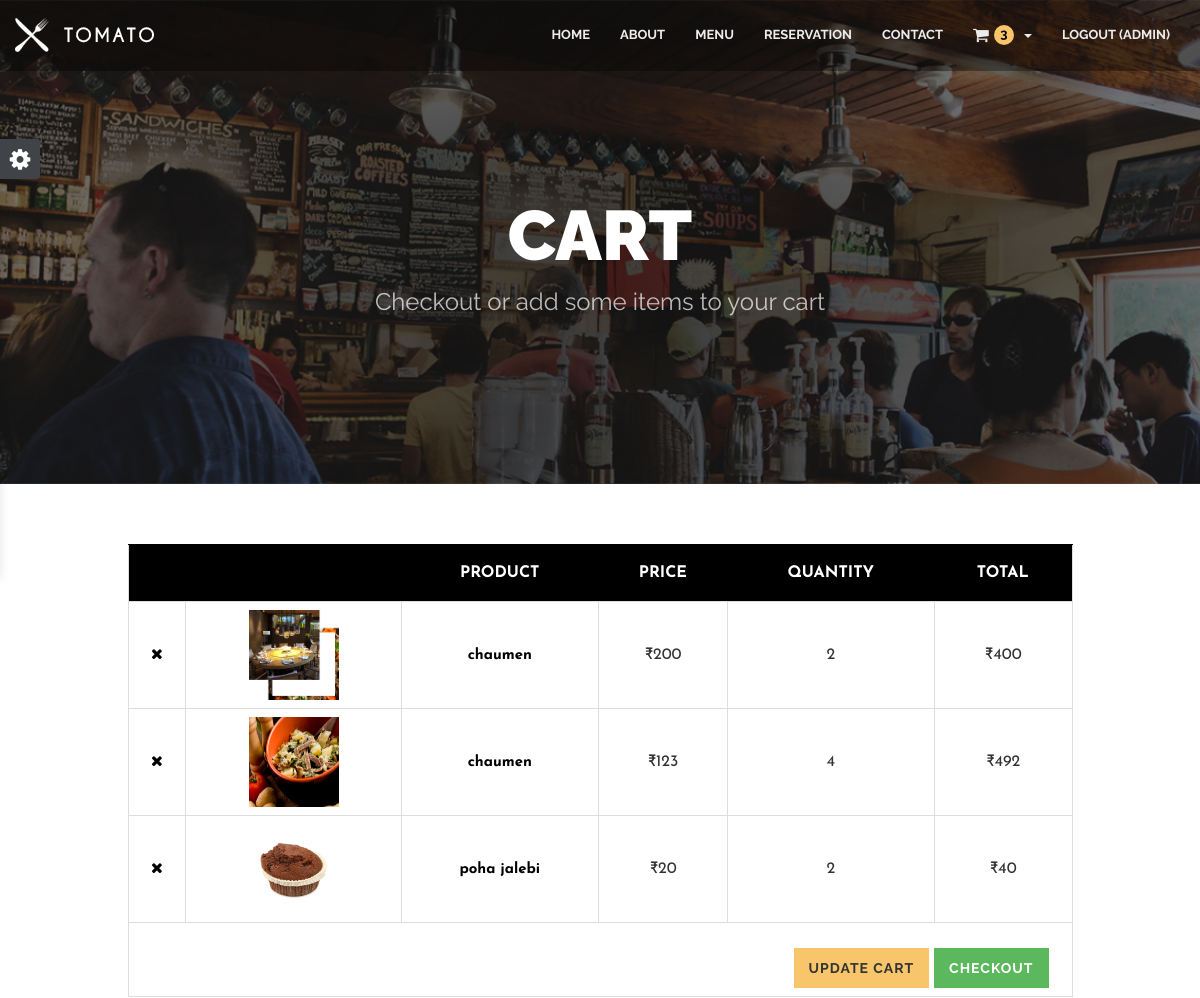
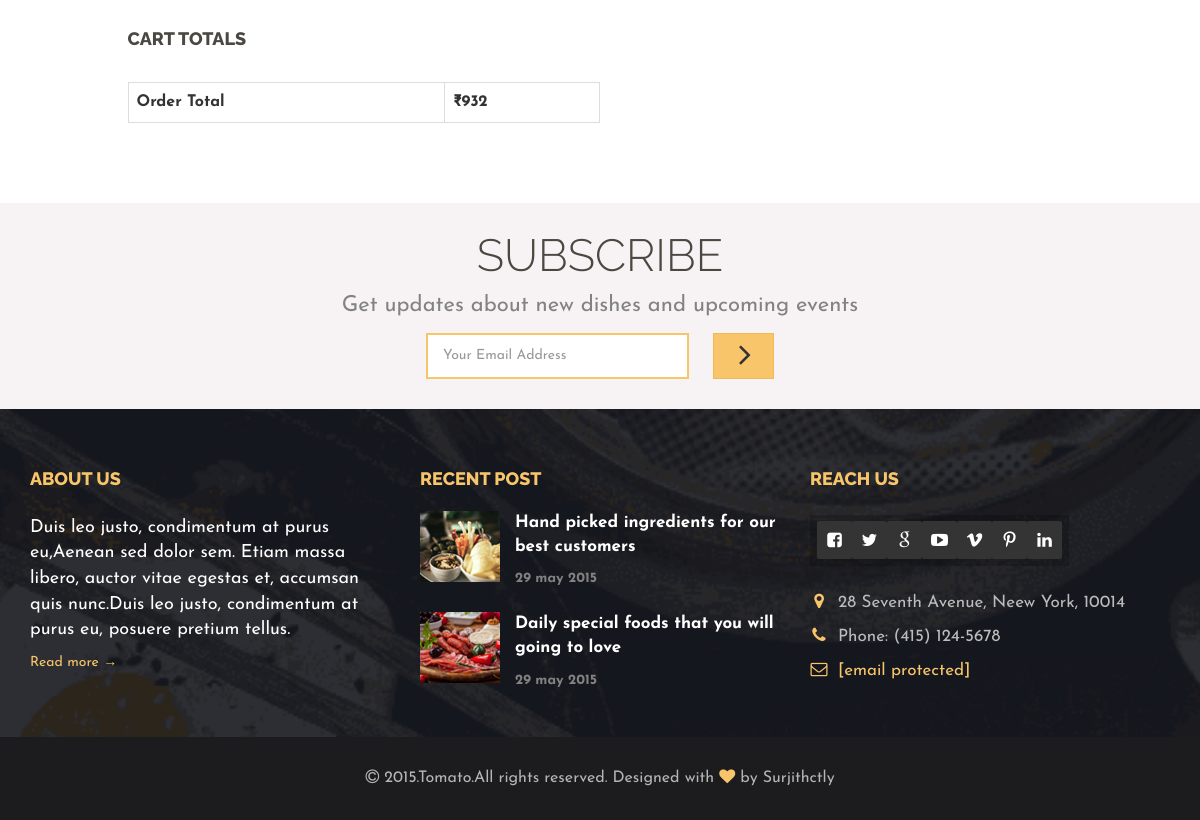
Screenshot of /customers/shop_cart (signed in) with the database file from the repository (2 pictures, top to bottom).
### customers/models.py (models this page shows, shortened)
class add_to_cart(models.Model):
    user = models.ForeignKey(
        User, on_delete=models.CASCADE, blank=True, null=True)
    dish = models.ForeignKey(
        dish, on_delete=models.CASCADE, blank=True, null=True)
    qty = models.IntegerField(blank=True, null=True)
    confirm = models.BooleanField(blank=True, null=True, default=False)

### management/models.py (models this page shows, shortened)
class dish(models.Model):
    cat=models.ForeignKey(category,on_delete=models.CASCADE)
    title=models.CharField(max_length=50,blank=True, null=True)
    price=models.IntegerField(blank=True, null=True)
    mrp=models.IntegerField(blank=True, null=True)
    img=models.ImageField(blank=True, null=True)
    img1=models.ImageField(blank=True, null=True)
    img2=models.ImageField(blank=True, null=True)
    dis=models.TextField(blank=True, null=True)
    avail=models.BooleanField(blank=True, null=True)

### customers/views.py (the view)
# urls.py: path('shop_cart',shop_cart,name="shopCart"),
def shop_cart(request):
    if request.user.is_anonymous:
        return redirect('account')
    else:
        cartDsih, total = headCart(request.user)
    d = {'cartDish': cartDsih, 'total': total}
    return render(request, 'shop_cart.html', d)

### customers/templatetags/multiply.py (called while the page is built)
@register.simple_tag()
def multiply(price, qty,*args,**kwargs):
    return price*qty

### customers/views.py (called while the page is built)
def headCart(usr):
    cartDish = add_to_cart.objects.filter(user=usr)
    total = 0
    for i in cartDish:
        total += (i.dish.price) * (i.qty)
    return cartDish, total

### templates/shop_cart.html
{% extends "base.html" %} {% load static %} {% block body %} {% load multiply %}
<section class="page_header">
    <div class="container">
        <div class="row">
            <div class="col-md-12 text-center">
                <h2 class="text-uppercase">Cart</h2>
                <p>Checkout or add some items to your cart</p>
            </div>
        </div>
    </div>
</section>
<section class="shop-content">
    <div class="container">
        <div class="row">
            <div class="col-md-10 col-md-offset-1">
                <table class="cart-table table table-bordered">
                    <thead>
                        <tr>
                            <th>&nbsp;</th>
                            <th>&nbsp;</th>
                            <th>Product</th>
                            <th>Price</th>
                            <th>Quantity</th>
                            <th>Total</th>
                        </tr>
                    </thead>
                    <tbody>
                        {% for i in cartDish %}
                        <tr>
                            <td>
                                <a href="{% url 'cartDelete' i.id %}" class="remove"><i class="fa fa-times"></i></a>
                            </td>
                            <td>
                                <a href="shop_single_full.html"><img src="{{ i.dish.img.url}}" alt="" height="90" width="90"></a>
                            </td>
                            <td>
                                <a href="shop_single_full.html">{{i.dish.title}}</a>
                            </td>
                            <td>
                                <span class="amount">&#8377;{{i.dish.price}}</span>
                            </td>
                            <td>
                                <div class="quantity">{{i.qty}}</div>
                            </td>
                            <td>
                                <span class="amount">&#8377;{% multiply i.dish.price i.qty %}</span>
                            </td>
                        </tr>
                        {% endfor %}
                        <tr>
                            <td colspan="6" class="actions">
                                <div class="col-md-6">
                                </div>
                                <div class="col-md-6">
                                    <div class="cart-btn">
                                        <button class="btn btn-default" type="submit">Update Cart</button>
                                        <button class="btn btn-success" type="submit" onclick="window.open('shop_checkout.html', '_self')">Checkout</button>
                                    </div>
                                </div>
                            </td>
                        </tr>
                    </tbody>
                </table>
                <div class="cart_totals">
                    <div class="col-md-6 push-md-6 no-padding">
                        <h4 class="text-left">Cart Totals</h4>
                        <br>
                        <table class="table table-bordered col-md-6">
                            <tbody>
                                <tr>
                                    <th>Order Total</th>
                                    <td><strong><span class="amount">&#8377;{{total}}</span></strong> </td>
                                </tr>
                            </tbody>
                        </table>
                    </div>
                </div>
            </div>
        </div>
    </div>
</section>
{% endblock body %}

### templates/base.html (shortened to what this page needs)
{% load static %}
<!DOCTYPE html>
<html lang="en">
<head>
    <link rel="stylesheet" href="{% static  'css/bootstrap.min.css' %}">
    <link rel="stylesheet" href="{% static 'css/font-awesome/css/font-awesome.css' %}">
    <link rel="stylesheet" href="{% static 'css/plugin.css' %}">
    <link rel="stylesheet" href="{% static 'css/main.css' %}">
</head>
<body>
    <div class="body">
        <div class="main-wrapper">
            <nav class="navbar navbar-fixed-top">
                <div class="container">
                    <div class="navbar-header">
                        <a class="navbar-brand" href="index-2.html">
                            <img src="{% static 'img/nav-logo.png' %}" alt="nav-logo">
                        </a>
                    </div>
                    <div id="navbar" class="navbar-collapse collapse">
                        <ul class="nav navbar-nav navbar-right">
                            <li><a href="{% url 'home' %}">Home</a></li>
                            <li><a href="{% url 'about' %}">About</a></li>
                            <li><a href="{% url 'menu' %}">Menu</a></li>
                            <li><a href="{% url 'reserve' %}">Reservation</a></li>
                            <li><a href="{% url 'contactsUs' %}">Contact</a></li>
                            {% if request.user.is_authenticated %}
                            <li class="dropdown">
                                <a href="javascript:void(0)" class="css-pointer dropdown-toggle" data-toggle="dropdown" role="button" aria-haspopup="true" aria-expanded="false"><i
                                        class="fa fa-shopping-cart fsc pull-left"></i><span
                                        class="cart-number">{{request.user.add_to_cart_set.count}}</span><span
                                        class="caret"></span></a>
                                <li><a href="{% url 'Logout' %}">Logout ({{user.username}})</a></li>
                            </li>
                            {% else %}
                            <li><a href="{% url 'account' %}">Account</a></li>
                            {% endif %}
                        </ul>
                    </div>
                </div>
            </nav>
            {% block body %} {% endblock body %}
            <section class="subscribe">
                <div class="container">
                    <div class="row">
                        <div class="col-md-12">
                            <h1>Subscribe</h1>
                            <p>Get updates about new dishes and upcoming events</p>
                            <form class="form-inline" action="https://demo.web3canvas.com/themeforest/tomato/php/subscribe.php" id="invite" method="POST">
                                <div class="form-group">
                                    <input class="e-mail form-control" name="email" id="address" type="email" placeholder="Your Email Address" required>
                                </div>
                                <button type="submit" class="btn btn-default">
                                    <i class="fa fa-angle-right"></i>
                                </button>
                            </form>
                        </div>
                    </div>
                </div>
            </section>
            <section class="footer">
                <div class="container">
                    <div class="row">
                        <div class="col-md-4 col-sm-12">
                            <h1>About us</h1>
                            <p>Duis leo justo, condimentum at purus eu,Aenean sed dolor sem. Etiam massa libero, auctor vitae egestas et, accumsan quis nunc.Duis leo justo, condimentum at purus eu, posuere pretium tellus.</p>
                            <a href="about.html">Read more &rarr;</a>
                        </div>
                        <div class="col-md-4  col-sm-6">
                            <h1>Recent post</h1>
                            <div class="footer-blog clearfix">
                                <a href="blog_right_sidebar.html">
                                    <img src="{% static 'img/thumb8.png' %}" class="img-responsive footer-photo" alt="blog photos">
                                    <p class="footer-blog-text">Hand picked ingredients for our best customers</p>
                                    <p class="footer-blog-date">29 may 2015</p>
                                </a>
                            </div>
                            <div class="footer-blog clearfix last">
                                <a href="blog_right_sidebar.html">
                                    <img src="{% static 'img/thumb9.png' %}" class="img-responsive footer-photo" alt="blog photos">
                                    <p class="footer-blog-text">Daily special foods that you will going to love</p>
                                    <p class="footer-blog-date">29 may 2015</p>
                                </a>
                            </div>
                        </div>
                        <div class="col-md-4  col-sm-6">
                            <h1>Reach us</h1>
                            <div class="footer-social-icons">
                                <a href="https://www.facebook.com/">
                                    <i class="fa fa-facebook-square"></i>
                                </a>
                                <a href="https://www.twitter.com/">
                                    <i class="fa fa-twitter"></i>
                                </a>
                                <a href="https://plus.google.com/">
                                    <i class="fa fa-google"></i>
                                </a>
                                <a href="https://www.youtube.com/">
                                    <i class="fa fa-youtube-play"></i>
                                </a>
                                <a href="https://www.vimeo.com/">
                                    <i class="fa fa-vimeo"></i>
                                </a>
                                <a href="https://www.pinterest.com/">
                                    <i class="fa fa-pinterest-p"></i>
                                </a>
                                <a href="http://www.linkedin.com/">
                                    <i class="fa fa-linkedin"></i>
                                </a>
                            </div>
                            <div class="footer-address">
                                <p><i class="fa fa-map-marker"></i>28 Seventh Avenue, Neew York, 10014</p>
                                <p><i class="fa fa-phone"></i>Phone: (415) 124-5678</p>
                                <p><i class="fa fa-envelope-o"></i><a href="https://demo.web3canvas.com/cdn-cgi/l/email-protection" class="__cf_email__" data-cfemail="65161015150a17112517001611041017040b114b060a08">[email&#160;protected]</a>
                                </p>
                            </div>
                        </div>
                    </div>
                </div>
                <div class="footer-copyrights">
                    <div class="container">
                        <div class="row">
                            <div class="col-md-12">
                                <p><i class="fa fa-copyright"></i> 2015.Tomato.All rights reserved. Designed with <i class="fa fa-heart primary-color"></i> by Surjithctly</p>
                            </div>
                        </div>
                    </div>
                </div>
            </section>
        </div>
    </div>
    <div class="b-settings-panel">
        <div class="btn-settings"></div>
    </div>
</body>
</html>

### static/css/settings-panel.css (style rules this page uses)
.b-settings-panel { width:200px;position:fixed;top:140px;left:-200px;z-index:1000000;padding:20px;background:#fbfbfb;border-right:none;box-shadow:0 10px 10px rgba(0,0,0,.1);color:#676767;-webkit-transition:left .2s ease-in-out;transition:left .2s ease-in-out }
.b-settings-panel:after { content:'';display:block;width:2px;position:absolute;top:-1px;right:0;bottom:-1px }
.btn-settings { width:40px;height:40px;position:absolute;top:-1px;left:100%;background:#404347;border-radius:0 3px 3px 0;cursor:pointer;text-align:center;font:24px/40px 'FontAwesome';color:#fff }
.btn-settings:before { content:"\f013" }

### rows the page displays
add_to_cart: dish.img (picture), dish "chaumen", dish.price "200", qty "2", dish+qty "400"
add_to_cart: dish.img (picture), dish "chaumen", dish.price "123", qty "4", dish+qty "492"
add_to_cart: dish.img (picture), dish "poha jalebi", dish.price "20", qty "2", dish+qty "40"

### other values shown
{{ request.user.add_to_cart_set.count }} "3"
{{ user.username }} "ADMIN"
{{ total }} "932"
